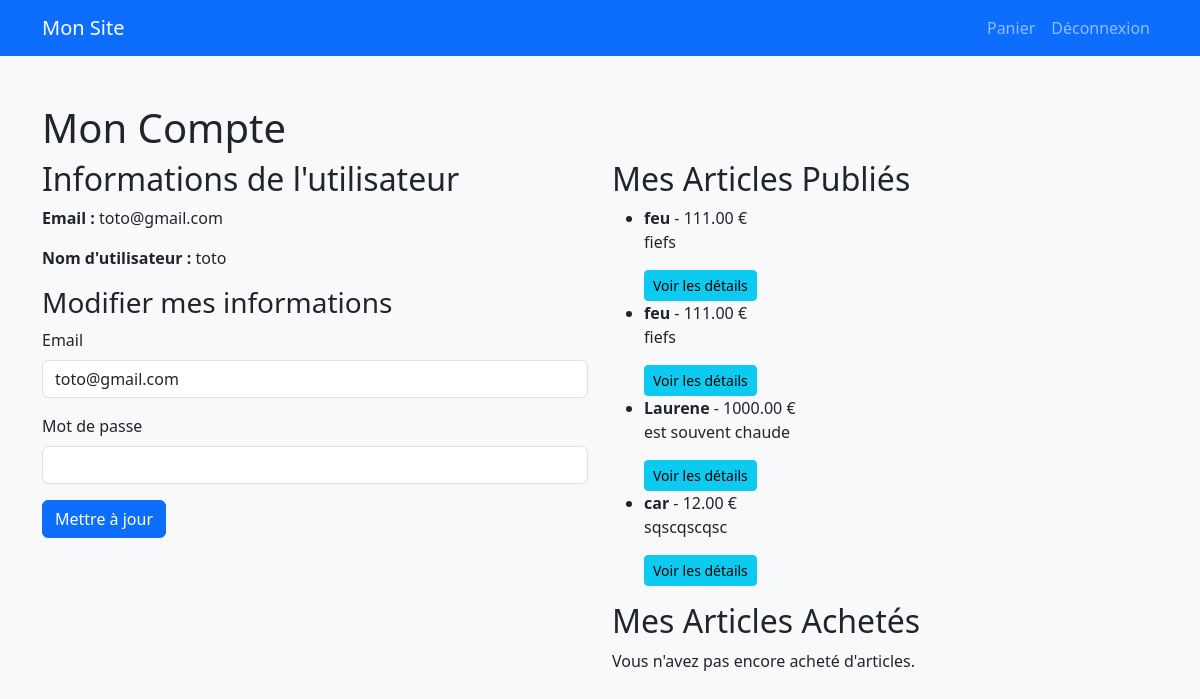
The app's page /account.php (signed in) with its own data.
### tables this page shows
CREATE TABLE `Users` (
  `id` int(11) NOT NULL,
  `username` varchar(50) NOT NULL,
  `email` varchar(100) NOT NULL,
  `password` varchar(255) NOT NULL,
  `balance` decimal(10,2) DEFAULT '0.00',
  `profile_picture` varchar(255) DEFAULT NULL,
  `role` enum('user','admin') DEFAULT 'user',
  `created_at` timestamp NOT NULL DEFAULT CURRENT_TIMESTAMP
);

CREATE TABLE `Articles` (
  `id` int(11) NOT NULL,
  `name` varchar(100) NOT NULL,
  `description` text NOT NULL,
  `price` decimal(10,2) NOT NULL,
  `publication_date` datetime DEFAULT CURRENT_TIMESTAMP,
  `author_id` int(11) NOT NULL,
  `image_url` varchar(255) DEFAULT NULL,
  `is_sold` tinyint(1) DEFAULT '0'
);

### account.php (the view, shortened to what this page needs)
<?php
require 'db_connection.php';
$user_id = $_SESSION['user_id'];
$stmt_user = $pdo->prepare("SELECT * FROM Users WHERE id = ?");
$stmt_user->execute([$user_id]);
$user = $stmt_user->fetch(PDO::FETCH_ASSOC);
$stmt_articles = $pdo->prepare("SELECT * FROM Articles WHERE author_id = ?");
$stmt_articles->execute([$user_id]);
$articles_posted = $stmt_articles->fetchAll(PDO::FETCH_ASSOC);
$stmt_purchased = $pdo->prepare("SELECT a.* FROM Articles a JOIN Cart c ON a.id = c.article_id WHERE c.user_id = ?");
$stmt_purchased->execute([$user_id]);
$purchased_articles = $stmt_purchased->fetchAll(PDO::FETCH_ASSOC);
?>
<!DOCTYPE html>
<html lang="fr">
<head>
    <link rel="stylesheet" href="https://cdn.jsdelivr.net/npm/bootstrap@5.3.0/dist/css/bootstrap.min.css">
</head>
<body class="bg-light">
    <nav class="navbar navbar-expand-lg navbar-dark bg-primary">
        <div class="container">
            <a class="navbar-brand" href="index.php">Mon Site</a>
            <div class="collapse navbar-collapse" id="navbarNav">
                <ul class="navbar-nav ms-auto">
                    <li class="nav-item"><a class="nav-link" href="cart.php">Panier</a></li>
                    <li class="nav-item"><a class="nav-link" href="logout.php">Déconnexion</a></li>
                </ul>
            </div>
        </div>
    </nav>
    <div class="container mt-5">
        <h1>Mon Compte</h1>
        <div class="row">
            <div class="col-md-6">
                <h2>Informations de l'utilisateur</h2>
                <p><strong>Email :</strong> <?php echo htmlspecialchars($user['email']); ?></p>
                <p><strong>Nom d'utilisateur :</strong> <?php echo htmlspecialchars($user['username']); ?></p>
                <h3>Modifier mes informations</h3>
                <form method="POST">
                    <div class="mb-3">
                        <label for="email" class="form-label">Email</label>
                        <input type="email" class="form-control" id="email" name="email" value="<?php echo htmlspecialchars($user['email']); ?>" required>
                    </div>
                    <div class="mb-3">
                        <label for="password" class="form-label">Mot de passe</label>
                        <input type="password" class="form-control" id="password" name="password" required>
                    </div>
                    <button type="submit" class="btn btn-primary" name="update_info">Mettre à jour</button>
                </form>
            </div>
            <div class="col-md-6">
                <h2>Mes Articles Publiés</h2>
                <?php if (count($articles_posted) > 0): ?>
                    <ul>
                        <?php foreach ($articles_posted as $article): ?>
                            <li>
                                <strong><?php echo htmlspecialchars($article['name']); ?></strong> - <?php echo htmlspecialchars($article['price']); ?> €
                                <p><?php echo htmlspecialchars($article['description']); ?></p>
                                <a href="details.php?article_id=<?php echo $article['id']; ?>" class="btn btn-info btn-sm">Voir les détails</a>
                            </li>
                        <?php endforeach; ?>
                    </ul>
                <?php else: ?>
                    <p>Vous n'avez pas encore posté d'articles.</p>
                <?php endif; ?>
                <h2>Mes Articles Achetés</h2>
                <?php if (count($purchased_articles) > 0): ?>
                    <ul>
                        <?php foreach ($purchased_articles as $article): ?>
                            <li>
                                <strong><?php echo htmlspecialchars($article['name']); ?></strong> - <?php echo htmlspecialchars($article['price']); ?> €
                                <p><?php echo htmlspecialchars($article['description']); ?></p>
                                <a href="details.php?article_id=<?php echo $article['id']; ?>" class="btn btn-info btn-sm">Voir les détails</a>
                            </li>
                        <?php endforeach; ?>
                    </ul>
                <?php else: ?>
                    <p>Vous n'avez pas encore acheté d'articles.</p>
                <?php endif; ?>
            </div>
        </div>
    </div>
</body>
</html>

### records on screen
users: email "toto@gmail.com", username "toto"
articles: name "feu", price "111.00", description "fiefs"
articles: name "feu", price "111.00", description "fiefs"
articles: name "Laurene", price "1000.00", description "est souvent chaude"
articles: name "car", price "12.00", description "sqscqscqsc"
